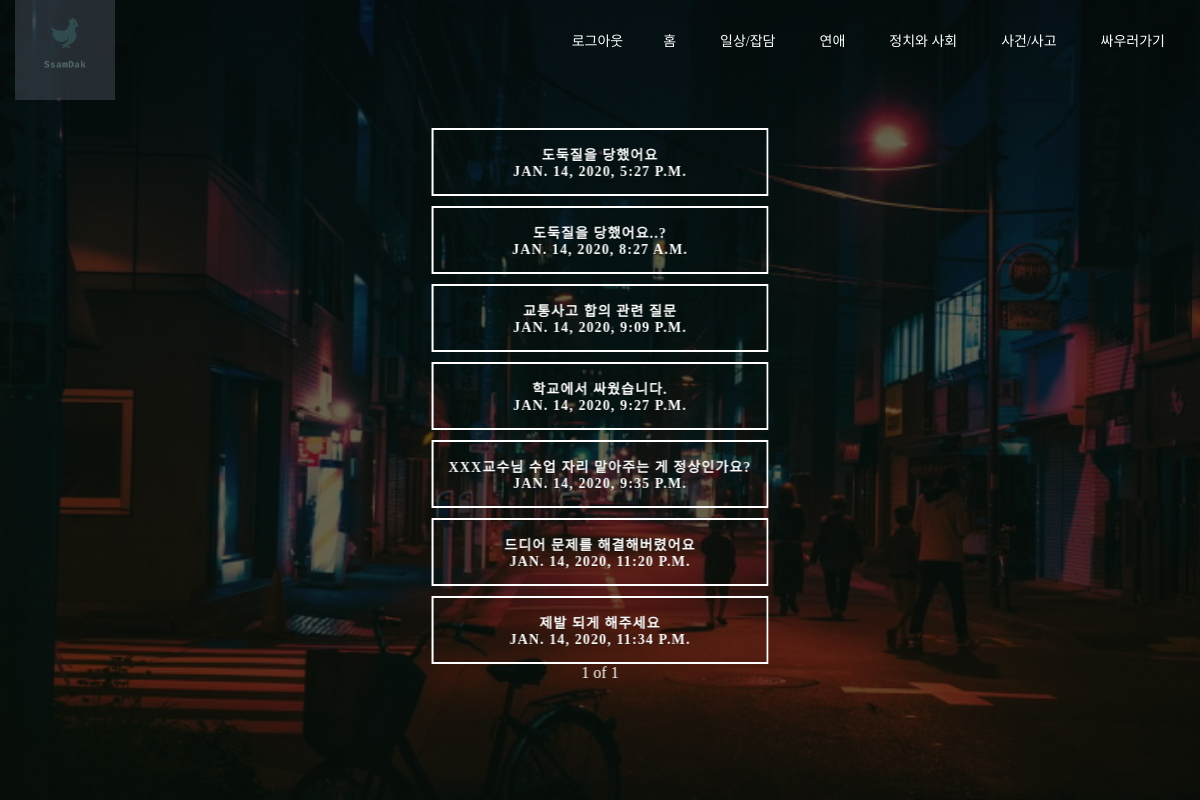
Screenshot of /incident/ with the database file from the repository.
### FightTogether/models.py (models this page shows, shortened)
class Incident(models.Model): #사건/사고와 관련된 디비
    title = models.CharField(max_length=200)
    pub_date = models.DateTimeField('date published')
    password = models.CharField(max_length = 50,null = True)
    body = models.TextField()
    like_count = models.PositiveIntegerField(default=0)

### FightTogether/views.py (the view)
# urls.py: path('incident/',FightTogether.views.incident,name="incident"),
def incident(request):
    incidents = Incident.objects
    incidents_list = Incident.objects.all()
    paginator = Paginator(incidents_list,8)
    page = request.GET.get('page')
    posts = paginator.get_page(page)
    return render(request,'incident.html',{'incidents':incidents,'posts':posts})

### FightTogether/templates/incident.html (shortened to what this page needs)
{% load static %}
<!doctype html>
<html lang="ko">
  <head>
    <link rel="stylesheet" href="{% static 'index_style.css' %}">
    <link rel="stylesheet" href="https://cdnjs.cloudflare.com/ajax/libs/animate.css/3.7.2/animate.min.css">
  </head>
  <body>
  <header>
    <div class="wrapper">
      <div class="logo">
        <img src="{% static 'logo.png'%}" alt="로고">
      </div>
      <div class="animated flipInX">
      <ul class = "nav-area">
        <li><a>{{user.username}}</a></li>
        <li><a href="{%url 'login'%}">로그아웃</a>
        <li><a href="{%url 'home'%}">홈</a></li>
        <li><a href="{%url 'board'%}">일상/잡담</a></li>
        <li><a href="{%url 'love'%}">연애</a></li>
        <li><a href="{%url 'politics'%}">정치와 사회</a></li>
        <li><a href="{%url 'incident'%}">사건/사고</a></li>
        <li><a href="{%url 'newpost'%}">싸우러가기</a></li>
      </ul>
      </div>
    </div>
    <div class="container-fluid">
{% for incident in posts %}
<div class="animated rotateInDownLeft">
          <div class="col-md-3 col-sm-3 col-xs-6"> <a href="{%url 'incident_detail' incident.id%}" class="btn btn-sm animated-button victoria-one">{{incident.title}}<br>{{incident.pub_date}}</a>
        </div>
      {%endfor%}
      <span>{{posts.number}}</span>
      <span>of</span>
      <span>{{posts.paginator.num_pages}}</span>
    </div>
  </header>

### FightTogether/static/index_style.css (style rules this page uses)
* { margin: 0; padding: 0; }
.wrapper { width: 1170px; margin:auto; }
.logo img { width: 100px; float: left; height: auto; opacity: 0.4; }
.nav-area { float: right; list-style: none; margin-top: 30px; }
.nav-area li { display: inline-block; }
.nav-area li a { color: #fff; text-decoration: none; padding: 5px 20px; font-family: poppins; font-size: 14px; }
header { background: linear-gradient(rgba(0,0,0,0.6),rgba(0,0,0,0.6)),url("index.jpg"); height: 100vh; -webkit-background-size:cover; background-size: cover; background-position: center center; position: relative; }
.container-fluid { text-align: center; color:#fff; top:50%; left: 50%; padding: 10px 30px; position: absolute; transform: translate(-50%,-50%); }
a.animated-button:link, a.animated-button:visited { position: relative; display: block; margin: 30px auto 0; padding: 14px 15px; color: #fff; font-size:14px; font-weight: bold; text-align: center; text-decoration: none; text-transform: uppercase; overflow: hidden; letter-spacing: .08em; border-radius: 0; text-shadow: 0 0 1px rgba(0, 0, 0, 0.2), 0 1px 0 rgba(0, 0, 0, 0.2); -webkit-transition: all 1s ease; -moz-transition: all 1s ease; -o-transition: all 1s ease; transition: all 1s ease; }
a.animated-button:link:after, a.animated-button:visited:after { content: ""; position: absolute; height: 0%; left: 50%; top: 50%; width: 150%; z-index: -1; -webkit-transition: all 0.75s ease 0s; -moz-transition: all 0.75s ease 0s; -o-transition: all 0.75s ease 0s; transition: all 0.75s ease 0s; }
a.animated-button:link, a.animated-button:visited { position: relative; display: block; margin: 10px auto 0; padding: 14px 15px; color: #fff; font-size:14px; border-radius: 0; font-weight: bold; text-align: center; text-decoration: none; text-transform: uppercase; overflow: hidden; letter-spacing: .08em; text-shadow: 0 0 1px rgba(0, 0, 0, 0.2), 0 1px 0 rgba(0, 0, 0, 0.2); -webkit-transition: all 1s ease; -moz-transition: all 1s ease; -o-transition: all 1s ease; transition: all 1s ease; }
a.animated-button.victoria-one { border: 2px solid #fff; }
a.animated-button.victoria-one:after { background: #fff; -moz-transform: translateX(-50%) translateY(-50%) rotate(-25deg); -ms-transform: translateX(-50%) translateY(-50%) rotate(-25deg); -webkit-transform: translateX(-50%) translateY(-50%) rotate(-25deg); transform: translateX(-50%) translateY(-50%) rotate(-25deg); }

### rows the page displays
Incident: title "도둑질을 당했어요", pub_date "JAN. 14, 2020, 5:27 P.M."
Incident: title "도둑질을 당했어요..?", pub_date "JAN. 14, 2020, 8:27 A.M."
Incident: title "교통사고 합의 관련 질문", pub_date "JAN. 14, 2020, 9:09 P.M."
Incident: title "학교에서 싸웠습니다.", pub_date "JAN. 14, 2020, 9:27 P.M."
Incident: title "XXX교수님 수업 자리 맡아주는 게 정상인가요?", pub_date "JAN. 14, 2020, 9:35 P.M."
Incident: title "드디어 문제를 해결해버렸어요", pub_date "JAN. 14, 2020, 11:20 P.M."
Incident: title "제발 되게 해주세요", pub_date "JAN. 14, 2020, 11:34 P.M."

### other values shown
{{ posts.number }} "1"
{{ posts.paginator.num_pages }} "1"
